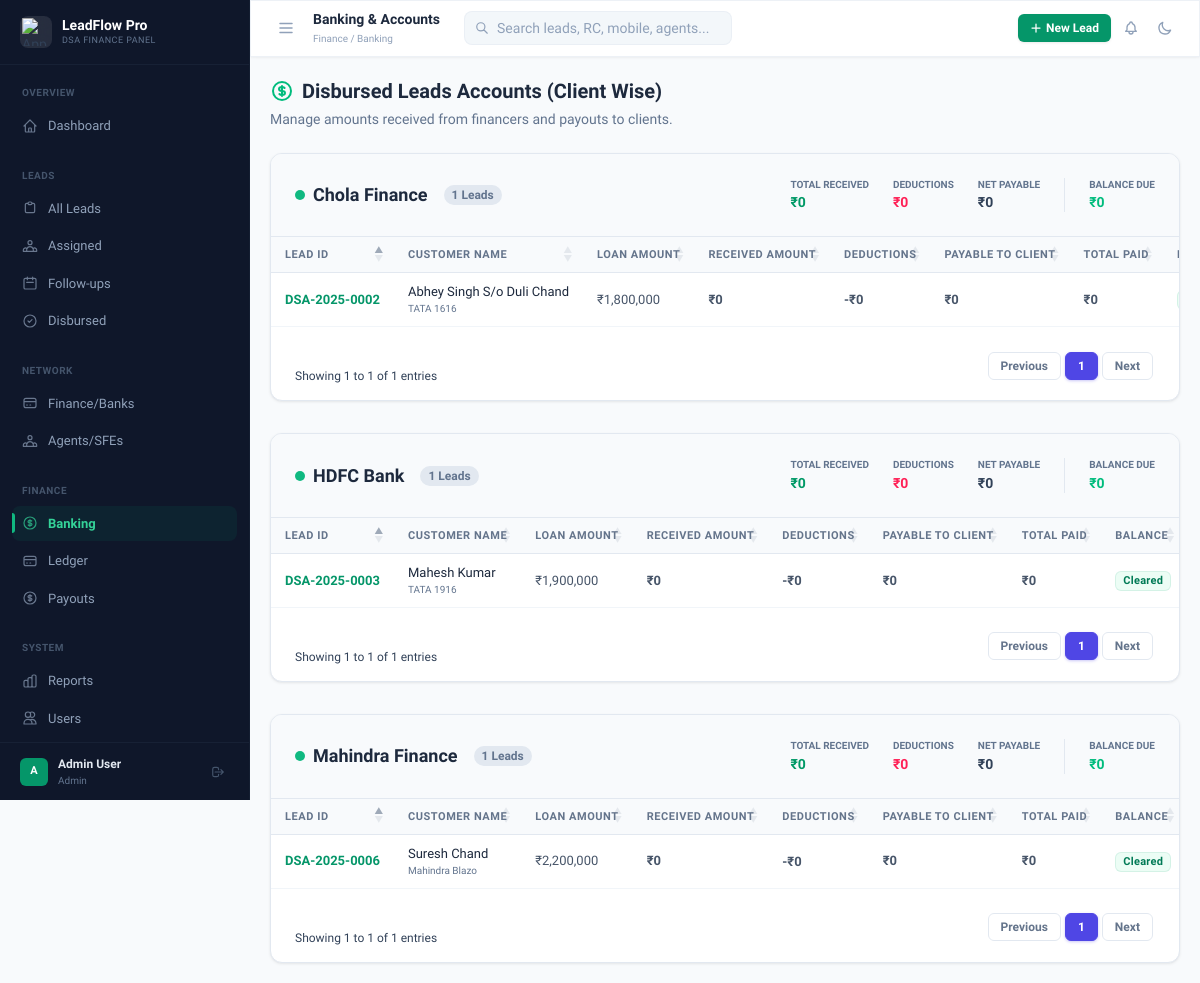
The page /banking/index.php (signed in) on the database its author committed.
### tables this page shows
CREATE TABLE IF NOT EXISTS `leads` (
  `id` INT UNSIGNED AUTO_INCREMENT PRIMARY KEY,
  `lead_id` VARCHAR(20) NOT NULL UNIQUE COMMENT 'Auto-generated e.g. DSA-2025-0001',
  `lead_date` DATE NOT NULL,
   
  `customer_name` VARCHAR(200) NOT NULL,
  `customer_mobile` VARCHAR(15) NOT NULL,
  `customer_mobile2` VARCHAR(15) NULL,
  `customer_address` TEXT NULL,
   
  `vehicle_make_model` VARCHAR(200) NULL COMMENT 'e.g. TATA 1512',
  `year_of_manufacture` YEAR NULL,
  `registration_number` VARCHAR(30) NULL,
  `loan_amount` DECIMAL(12,2) NULL,
  `final_loan_amount` DECIMAL(15,2) NULL,
  `tenure_months` INT NULL,
  `roi` DECIMAL(5,2) NULL,
  `loan_type` ENUM('new_loan','refinance') NOT NULL DEFAULT 'new_loan',
   
  `customer_bank_name` VARCHAR(150) NULL,
  `customer_account_number` VARCHAR(30) NULL,
  `customer_ifsc_code` VARCHAR(15) NULL,
   
  `referred_by` VARCHAR(200) NULL,
  `agent_id` INT UNSIGNED NULL,
  `financer_id` INT UNSIGNED NULL,
  `financer_lead_number` VARCHAR(100) NULL COMMENT 'Lead/App number given by financer',
  `dealer_id` INT UNSIGNED NULL,
  `executive_id` INT UNSIGNED NULL COMMENT 'SFE assigned',
   
  `status` ENUM('new','pending','initiated','approved','disbursed','rejected','on_hold') NOT NULL DEFAULT 'new',
  `status_date` DATE NULL,
  `query_notes` TEXT NULL,
   
  `rc_status` ENUM('pending','received','not_applicable') DEFAULT 'pending',
  `rc_number` VARCHAR(50) NULL,
  `insurance_status` ENUM('pending','received','not_applicable') DEFAULT 'pending',
  `insurance_number` VARCHAR(50) NULL,
  `rto_status` ENUM('pending','done','not_applicable') DEFAULT 'pending',
   
  `payout_amount` DECIMAL(10,2) NULL,
  `payout_status` ENUM('pending','paid','partial') DEFAULT 'pending',
   
  `created_by` INT UNSIGNED NULL,
  `created_at` TIMESTAMP DEFAULT CURRENT_TIMESTAMP,
  `updated_at` TIMESTAMP DEFAULT CURRENT_TIMESTAMP ON UPDATE CURRENT_TIMESTAMP,
  FOREIGN KEY (`agent_id`) REFERENCES `agents`(`id`) ON DELETE SET NULL,
  FOREIGN KEY (`financer_id`) REFERENCES `financers`(`id`) ON DELETE SET NULL,
  FOREIGN KEY (`dealer_id`) REFERENCES `dealers`(`id`) ON DELETE SET NULL,
  FOREIGN KEY (`executive_id`) REFERENCES `executives`(`id`) ON DELETE SET NULL,
  FOREIGN KEY (`created_by`) REFERENCES `users`(`id`) ON DELETE SET NULL
);

CREATE TABLE IF NOT EXISTS `financers` (
  `id` INT UNSIGNED AUTO_INCREMENT PRIMARY KEY,
  `name` VARCHAR(200) NOT NULL,
  `dsa_code` VARCHAR(100) NULL COMMENT 'DSA Code assigned by this financer',
  `contact_person` VARCHAR(150) NULL,
  `mobile` VARCHAR(15) NULL,
  `notes` TEXT NULL,
  `is_active` TINYINT(1) NOT NULL DEFAULT 1,
  `created_at` TIMESTAMP DEFAULT CURRENT_TIMESTAMP
);

### includes/db.php (called while the page is built, shortened)
<?php
function db_query(mysqli $conn, string $sql, ?string $types = '', ?array $params = []) {
    $types = $types ?? '';
    try {
        $result = $conn->query($sql);
        return $result;
    } catch (Throwable $e) {
        $err = $e->getMessage();
        error_log("SQL Error: " . $err . " | Query: " . $sql);
        if (defined('API_CONTEXT') || strpos($_SERVER['REQUEST_URI'] ?? '', '/api') !== false) {
            http_response_code(500);
            header('Content-Type: application/json');
            echo json_encode(['error' => 'A database error occurred. Please try again or contact support.']);
            exit;
        }
        die("<html><body style='padding:2rem;font-family:sans-serif;'><h2>Database Error</h2><p>A system error occurred. Please contact the administrator.</p></body></html>");
    }
}
function db_fetch_all(mysqli $conn, string $sql, ?string $types = '', ?array $params = []): array {
    $types = $types ?? '';
    $params = $params ?? [];
    $result = db_query($conn, $sql, $types, $params);
    if ($result instanceof mysqli_result) {
        return $result->fetch_all(MYSQLI_ASSOC);
    }
    return [];
}

### includes/auth.php (called while the page is built, shortened)
<?php
function e($val): string {
    return htmlspecialchars((string)$val, ENT_QUOTES, 'UTF-8');
}
function format_currency(float $amount): string {
    return '₹' . number_format($amount, 0, '.', ',');
}

### banking/index.php (the view, shortened to what this page needs)
<?php
require_once __DIR__ . '/../includes/db.php';
require_once __DIR__ . '/../includes/auth.php';
$sql = "
    SELECT
        l.id, l.lead_id, l.lead_date, l.customer_name, l.vehicle_make_model, l.loan_amount,
        f.name as financer_name,
        b.received_amount, b.received_date,
        (SELECT SUM(amount) FROM lead_deductions WHERE lead_id = l.id) as total_deductions,
        (SELECT SUM(amount) FROM lead_transactions WHERE lead_id = l.id) as total_paid,
        (SELECT MAX(payment_date) FROM lead_transactions WHERE lead_id = l.id) as last_payment_date
    FROM leads l
    LEFT JOIN financers f ON l.financer_id = f.id
    LEFT JOIN lead_banking b ON l.id = b.lead_id
    WHERE l.status = 'disbursed'
    ORDER BY l.updated_at DESC
";
$records = db_fetch_all($conn, $sql);
require_once __DIR__ . '/../includes/header.php';
?>
<?php
$grouped = [];
foreach ($records as $row) {
    $client = $row['financer_name'] ?: 'Unassigned Financer';
    if (!isset($grouped[$client])) {
        $grouped[$client] = [
            'records' => [],
            'stats' => [
                'loan' => 0,
                'received' => 0,
                'deductions' => 0,
                'payable' => 0,
                'paid' => 0,
                'balance' => 0
            ]
        ];
    }
    $received = (float)($row['received_amount'] ?? 0);
    $deductions = (float)($row['total_deductions'] ?? 0);
    $payable = $received - $deductions;
    $paid = (float)($row['total_paid'] ?? 0);
    $balance = $payable - $paid;
    $grouped[$client]['records'][] = $row;
    $grouped[$client]['stats']['loan'] += (float)($row['loan_amount'] ?? 0);
    $grouped[$client]['stats']['received'] += $received;
    $grouped[$client]['stats']['deductions'] += $deductions;
    $grouped[$client]['stats']['payable'] += $payable;
    $grouped[$client]['stats']['paid'] += $paid;
    $grouped[$client]['stats']['balance'] += $balance;
}
?>
<div class="mb-6">
    <h2 class="text-xl font-bold text-slate-800 dark:text-white flex items-center gap-2">
        Disbursed Leads Accounts (Client Wise)
    </h2>
    <p class="text-sm text-slate-500 dark:text-slate-400 mt-1">Manage amounts received from financers and payouts to clients.</p>
</div>
<?php if (empty($grouped)): ?>
    <div class="card p-10 text-center text-slate-500">
        No disbursed leads found.
    </div>
<?php else: ?>
    <div class="space-y-8">
        <?php foreach ($grouped as $client => $data): ?>
        <div class="card overflow-hidden border border-slate-200 dark:border-slate-800">
            <div class="bg-slate-50 dark:bg-slate-900/50 p-6 border-b border-slate-200 dark:border-slate-800">
                <div class="flex flex-col md:flex-row md:items-center justify-between gap-4">
                    <h3 class="text-lg font-black text-slate-800 dark:text-slate-200 flex items-center gap-2">
                        <span class="w-2.5 h-2.5 rounded-full bg-brand-500"></span>
                        <?= e($client) ?>
                        <span class="text-xs font-bold text-slate-500 bg-slate-200 dark:bg-slate-800 px-2 py-0.5 rounded-full ml-2"><?= count($data['records']) ?> Leads</span>
                    </h3>
                    <div class="flex flex-wrap items-center gap-3 md:gap-6 text-sm">
                        <div class="flex flex-col">
                            <span class="text-[10px] font-bold text-slate-500 uppercase">Total Received</span>
                            <span class="font-black text-emerald-600 dark:text-emerald-400"><?= format_currency($data['stats']['received']) ?></span>
                        </div>
                        <div class="flex flex-col">
                            <span class="text-[10px] font-bold text-slate-500 uppercase">Deductions</span>
                            <span class="font-bold text-rose-500"><?= format_currency($data['stats']['deductions']) ?></span>
                        </div>
                        <div class="flex flex-col">
                            <span class="text-[10px] font-bold text-slate-500 uppercase">Net Payable</span>
                            <span class="font-black text-slate-700 dark:text-slate-300"><?= format_currency($data['stats']['payable']) ?></span>
                        </div>
                        <div class="flex flex-col border-l border-slate-200 dark:border-slate-700 pl-3 md:pl-6">
                            <span class="text-[10px] font-bold text-slate-500 uppercase">Balance Due</span>
                            <span class="font-black <?= $data['stats']['balance'] > 0 ? 'text-amber-500' : 'text-emerald-500' ?>"><?= format_currency($data['stats']['balance']) ?></span>
                        </div>
                    </div>
                </div>
            </div>
            <div class="overflow-x-auto">
                <table class="dataTable w-full text-left text-sm whitespace-nowrap">
                    <thead>
                        <tr>
                            <th>Lead ID</th>
                            <th>Customer Name</th>
                            <th>Loan Amount</th>
                            <th>Received Amount</th>
                            <th>Deductions</th>
                            <th>Payable to Client</th>
                            <th>Total Paid</th>
                            <th>Balance</th>
                        </tr>
                    </thead>
                    <tbody>
                        <?php foreach ($data['records'] as $row):
                            $received = (float)($row['received_amount'] ?? 0);
                            $deductions = (float)($row['total_deductions'] ?? 0);
                            $payable = $received - $deductions;
                            $paid = (float)($row['total_paid'] ?? 0);
                            $balance = $payable - $paid;
                        ?>
                        <tr class="hover:bg-slate-50 dark:hover:bg-slate-800/50 transition-colors">
                            <td>
                                <a href="<?= BASE_URL ?>/leads/view.php?id=<?= e($row['lead_id']) ?>&tab=banking" class="text-brand-600 font-bold hover:underline">
                                    <?= e($row['lead_id']) ?>
                                </a>
                            </td>
                            <td>
                                <div class="font-medium text-slate-800 dark:text-white"><?= e($row['customer_name']) ?></div>
                                <div class="text-[10px] text-slate-500"><?= e($row['vehicle_make_model'] ?? 'N/A') ?></div>
                            </td>
                            <td><?= format_currency($row['loan_amount'] ?? 0) ?></td>
                            <td class="font-semibold text-emerald-600 dark:text-emerald-400">
                                <?= format_currency($received) ?>
                            </td>
                            <td class="text-rose-500 text-xs font-semibold">
                                -<?= format_currency($deductions) ?>
                            </td>
                            <td class="font-bold text-slate-700 dark:text-slate-200">
                                <?= format_currency($payable) ?>
                            </td>
                            <td class="text-brand-600 dark:text-brand-400 font-semibold">
                                <?= format_currency($paid) ?>
                            </td>
                            <td>
                                <?php if ($balance > 0): ?>
                                    <span class="badge badge-yellow"><?= format_currency($balance) ?></span>
                                <?php elseif ($balance < 0): ?>
                                    <span class="badge badge-red"><?= format_currency($balance) ?></span>
                                <?php else: ?>
                                    <span class="badge badge-green">Cleared</span>
                                <?php endif; ?>
                            </td>
                        </tr>
                        <?php endforeach; ?>
                    </tbody>
                </table>
            </div>
        </div>
        <?php endforeach; ?>
    </div>
<?php endif; ?>
<?php require_once __DIR__ . '/../includes/footer.php'; ?>

### rows shown on the page
leads: lead "DSA-2025-0002", customer_name "Abhey Singh S/o Duli Chand", vehicle_make_model "TATA 1616", loan_amount "₹1,800,000", received "₹0", deductions "₹0", payable "₹0", paid "₹0"
leads: lead "DSA-2025-0003", customer_name "Mahesh Kumar", vehicle_make_model "TATA 1916", loan_amount "₹1,900,000", received "₹0", deductions "₹0", payable "₹0", paid "₹0", shows "Cleared"
financers: name "Mahindra Finance"
leads: lead "DSA-2025-0006", customer_name "Suresh Chand", vehicle_make_model "Mahindra Blazo", loan_amount "₹2,200,000", received "₹0", deductions "₹0", payable "₹0", paid "₹0", shows "Cleared"

### other values the page prints
$APP_NAME "LeadFlow Pro"
$APP_COMPANY "DSA FINANCE PANEL"
substr($user['name'] ?? 'U', 0, 1) "A"
$user['name'] "Admin User"
$user['role'] "Admin"
$pageTitle "Banking & Accounts"
$pageBreadcrumb "Finance / Banking"
$client "Chola Finance"
count($data['records']) "1"
format_currency($data['stats']['received']) "₹0"
format_currency($data['stats']['deductions']) "₹0"
format_currency($data['stats']['payable']) "₹0"
format_currency($data['stats']['balance']) "₹0"
$client "HDFC Bank"
